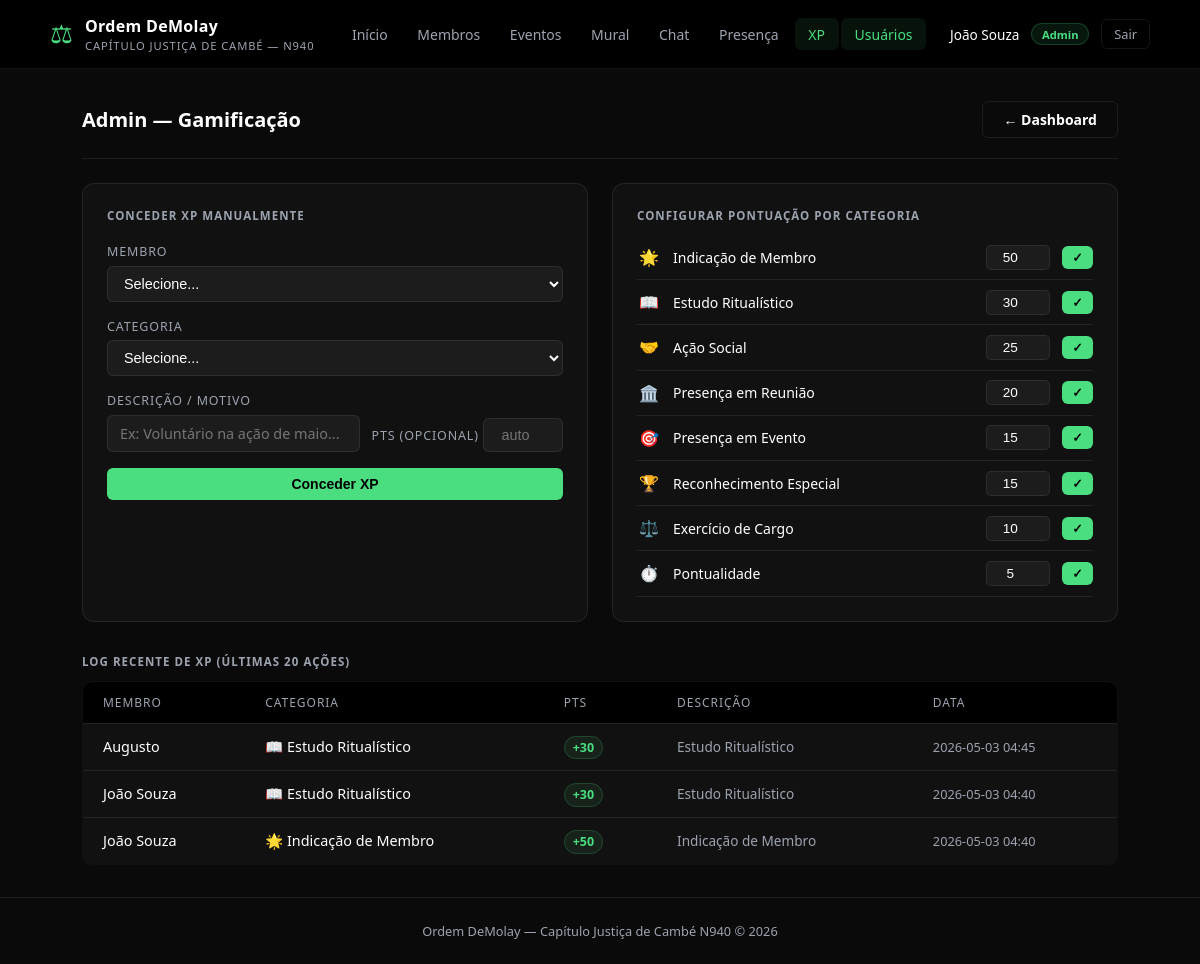
Page /gamificacao/admin (signed in) on the committed database.
### tables this page shows
CREATE TABLE usuarios (
            id INTEGER PRIMARY KEY AUTOINCREMENT,
            username TEXT NOT NULL UNIQUE,
            senha_hash TEXT NOT NULL,
            nome TEXT NOT NULL,
            role TEXT NOT NULL DEFAULT 'membro'
        );

CREATE TABLE xp_categorias (
            id INTEGER PRIMARY KEY AUTOINCREMENT,
            codigo TEXT NOT NULL UNIQUE,
            nome TEXT NOT NULL,
            descricao TEXT,
            pontos INTEGER NOT NULL DEFAULT 10,
            icone TEXT DEFAULT '⭐'
        );

CREATE TABLE xp_registros (
            id INTEGER PRIMARY KEY AUTOINCREMENT,
            usuario_id INTEGER NOT NULL REFERENCES usuarios(id) ON DELETE CASCADE,
            categoria_id INTEGER NOT NULL REFERENCES xp_categorias(id),
            pontos INTEGER NOT NULL,
            descricao TEXT,
            referencia_id INTEGER,
            concedido_por INTEGER REFERENCES usuarios(id),
            criado_em TEXT DEFAULT (datetime('now', 'localtime'))
        );

### app.py (the view)
@app.route("/gamificacao/admin")
@admin_required
def xp_admin():
    conn = get_db()
    categorias = conn.execute("SELECT * FROM xp_categorias ORDER BY pontos DESC").fetchall()
    usuarios   = conn.execute("SELECT id, nome FROM usuarios ORDER BY nome").fetchall()
    recentes   = conn.execute("""
        SELECT xr.pontos, xr.descricao, xr.criado_em,
               u.nome AS membro, xc.nome AS cat, xc.icone
        FROM xp_registros xr
        JOIN usuarios u       ON u.id  = xr.usuario_id
        JOIN xp_categorias xc ON xc.id = xr.categoria_id
        ORDER BY xr.criado_em DESC LIMIT 20
    """).fetchall()
    conn.close()
    return render_template("xp_admin.html",
                           categorias=categorias, usuarios=usuarios, recentes=recentes)

### app.py (called while the page is built)
def get_db():
    conn = sqlite3.connect(DB_PATH)
    conn.row_factory = sqlite3.Row
    return conn

def admin_required(f):
    @wraps(f)
    def decorated(*args, **kwargs):
        if "user_id" not in session:
            return redirect(url_for("entrar", next=request.path))
        if session.get("role") != "admin":
            flash("Acesso restrito a administradores.", "erro")
            return redirect(url_for("index"))
        return f(*args, **kwargs)
    return decorated

### templates/xp_admin.html (shortened to what this page needs)
{% extends "base.html" %}
{% block conteudo %}
<div class="pagina-topo">
  <h2>Admin — Gamificação</h2>
  <a href="{{ url_for('xp_dashboard') }}" class="btn secundario">← Dashboard</a>
</div>
<div class="grid-2" style="margin-bottom:2rem;">
  <div style="background:var(--superficie);border:1px solid var(--borda);border-radius:12px;padding:1.5rem;">
    <div class="secao-titulo" style="margin-bottom:1.25rem;">Conceder XP Manualmente</div>
    <form method="POST" action="{{ url_for('xp_admin_pontos') }}" style="display:flex;flex-direction:column;gap:1rem;">
      <label style="font-size:0.78rem;color:var(--texto-muted);text-transform:uppercase;letter-spacing:0.07em;">
        Membro
        <select name="usuario_id" required style="margin-top:0.35rem;width:100%;background:var(--superficie2);border:1px solid var(--borda);border-radius:6px;color:var(--texto);padding:0.5rem 0.75rem;font-size:0.9rem;outline:none;">
          <option value="">Selecione...</option>
        </select>
      </label>
      <label style="font-size:0.78rem;color:var(--texto-muted);text-transform:uppercase;letter-spacing:0.07em;">
        Categoria
        <select name="codigo" required style="margin-top:0.35rem;width:100%;background:var(--superficie2);border:1px solid var(--borda);border-radius:6px;color:var(--texto);padding:0.5rem 0.75rem;font-size:0.9rem;outline:none;">
          <option value="">Selecione...</option>
        </select>
      </label>
      <div style="display:grid;grid-template-columns:1fr auto;gap:0.75rem;align-items:end;">
        <label style="font-size:0.78rem;color:var(--texto-muted);text-transform:uppercase;letter-spacing:0.07em;">
          Descrição / Motivo
          <input type="text" name="descricao" placeholder="Ex: Voluntário na ação de maio..."
                 style="margin-top:0.35rem;width:100%;background:var(--superficie2);border:1px solid var(--borda);border-radius:6px;color:var(--texto);padding:0.5rem 0.75rem;font-size:0.9rem;outline:none;font-family:inherit;" />
        </label>
        <label style="font-size:0.78rem;color:var(--texto-muted);text-transform:uppercase;letter-spacing:0.07em;">
          Pts (opcional)
          <input type="number" name="pontos_custom" min="1" placeholder="auto"
                 style="margin-top:0.35rem;width:5rem;background:var(--superficie2);border:1px solid var(--borda);border-radius:6px;color:var(--texto);padding:0.5rem 0.75rem;font-size:0.9rem;outline:none;text-align:center;" />
        </label>
      </div>
      <button type="submit" class="btn">Conceder XP</button>
    </form>
  </div>
  <div style="background:var(--superficie);border:1px solid var(--borda);border-radius:12px;padding:1.5rem;">
    <div class="secao-titulo" style="margin-bottom:0.75rem;">Configurar Pontuação por Categoria</div>
    {% for c in categorias %}
    <form method="POST" action="{{ url_for('xp_admin_categoria', cat_id=c.id) }}"
          style="display:flex;align-items:center;gap:0.75rem;padding:0.6rem 0;border-bottom:1px solid var(--borda);">
      <span style="font-size:1rem;width:1.5rem;text-align:center;flex-shrink:0;">{{ c.icone }}</span>
      <span style="flex:1;font-size:0.875rem;color:var(--texto);">{{ c.nome }}</span>
      <input type="number" name="pontos" value="{{ c.pontos }}" min="0" class="xp-edit-input" />
      <button type="submit" class="btn" style="padding:0.25rem 0.65rem;font-size:0.78rem;">✓</button>
    </form>
    {% endfor %}
  </div>
</div>
<div class="secao-titulo" style="margin-bottom:0.75rem;">Log Recente de XP (últimas 20 ações)</div>
{% if recentes %}
<table>
  <thead>
    <tr><th>Membro</th><th>Categoria</th><th>Pts</th><th>Descrição</th><th>Data</th></tr>
  </thead>
  <tbody>
    {% for r in recentes %}
    <tr>
      <td style="font-weight:500;">{{ r.membro }}</td>
      <td><span style="font-size:0.9rem;">{{ r.icone }}</span> {{ r.cat }}</td>
      <td><span class="xp-pts-badge">+{{ r.pontos }}</span></td>
      <td style="color:var(--texto-muted);font-size:0.85rem;">{{ r.descricao or '—' }}</td>
      <td style="color:var(--texto-muted);font-size:0.8rem;white-space:nowrap;">{{ r.criado_em[:16] }}</td>
    </tr>
    {% endfor %}
  </tbody>
</table>
{% else %}
<p class="vazio">Nenhum XP concedido ainda.</p>
{% endif %}
{% endblock %}

### templates/base.html (shortened to what this page needs)
<!DOCTYPE html>
<html lang="pt-br">
<head>
  <link rel="stylesheet" href="{{ url_for('static', filename='style.css') }}"/>
</head>
<body>
  <header>
    <div class="header-inner">
      <div class="logo">
        <span class="logo-symbol">⚖</span>
        <div>
          <h1>Ordem DeMolay</h1>
          <p>Capítulo Justiça de Cambé &mdash; N940</p>
        </div>
      </div>
      <nav>
        <a href="{{ url_for('index') }}"   class="{{ 'ativo' if request.endpoint == 'index' }}">Início</a>
        <a href="{{ url_for('membros') }}" class="{{ 'ativo' if 'membro' in request.endpoint }}">Membros</a>
        <a href="{{ url_for('eventos') }}" class="{{ 'ativo' if 'evento' in request.endpoint }}">Eventos</a>
        <a href="{{ url_for('mural') }}"   class="{{ 'ativo' if 'mural' in request.endpoint or 'post' in request.endpoint }}">Mural</a>
        <a href="{{ url_for('chat') }}"     class="{{ 'ativo' if 'chat' in request.endpoint }}">Chat</a>
        <a href="{{ url_for('presenca_dashboard') }}" class="{{ 'ativo' if 'presenca' in request.endpoint }}">Presença</a>
        <a href="{{ url_for('xp_dashboard') }}" class="{{ 'ativo' if request.endpoint.startswith('xp_') }}">XP</a>
        {% if session.get('role') == 'admin' %}
          <a href="{{ url_for('admin_usuarios') }}" class="{{ 'ativo' if 'admin' in request.endpoint }}">Usuários</a>
        {% endif %}
      </nav>
      <div class="usuario">
        {% if session.get('user_id') %}
          <span class="usuario-nome">{{ session.nome }}</span>
          {% if session.get('role') == 'admin' %}
            <span class="badge" style="font-size:0.7rem;">Admin</span>
          {% endif %}
          <a href="{{ url_for('sair') }}" class="btn-sair">Sair</a>
        {% else %}
          <a href="{{ url_for('entrar') }}" class="btn btn-entrar">Entrar</a>
        {% endif %}
      </div>
    </div>
  </header>
  <main>
    {% block conteudo %}{% endblock %}
  </main>
  <footer>
    <p>Ordem DeMolay &mdash; Capítulo Justiça de Cambé N940 &copy; 2026</p>
  </footer>
</body>
</html>

### static/style.css (style rules this page uses)
*, *::before, *::after { box-sizing: border-box; margin: 0; padding: 0; }
:root { --verde: #4ade80; --verde-escuro: #22c55e; --bg: #0a0a0a; --superficie: #111111; --superficie2: #1c1c1c; --borda: rgba(255,255,255,0.08); --texto: #ffffff; --texto-muted: #9ca3af; --sucesso: #4ade80; --vermelho: #f87171; --dourado: #4ade80; --dourado-escuro: #22c55e; }
body { font-family: 'Segoe UI', system-ui, sans-serif; background: var(--bg); color: var(--texto); min-height: 100vh; display: flex; flex-direction: column; }
header { background: #000; border-bottom: 1px solid var(--borda); padding: 0 2rem; }
.header-inner { max-width: 1100px; margin: 0 auto; display: flex; align-items: center; justify-content: space-between; height: 68px; }
.logo { display: flex; align-items: center; gap: 0.75rem; }
.logo-symbol { font-size: 1.6rem; color: var(--verde); line-height: 1; }
.logo h1 { font-size: 1rem; color: var(--texto); font-weight: 600; letter-spacing: 0.02em; }
.logo p { font-size: 0.7rem; color: var(--texto-muted); letter-spacing: 0.08em; text-transform: uppercase; margin-top: 1px; }
nav { display: flex; gap: 0.15rem; }
nav a { color: var(--texto-muted); text-decoration: none; padding: 0.4rem 0.85rem; border-radius: 6px; font-size: 0.875rem; transition: color 0.15s, background 0.15s; }
nav a.ativo { color: var(--verde); background: rgba(74,222,128,0.08); }
main { flex: 1; max-width: 1100px; margin: 2rem auto; padding: 0 2rem; width: 100%; }
.btn { display: inline-block; background: var(--verde); color: #000; padding: 0.5rem 1.25rem; border-radius: 6px; text-decoration: none; font-weight: 600; font-size: 0.875rem; border: none; cursor: pointer; transition: background 0.15s; }
.btn.secundario { background: transparent; color: var(--texto); border: 1px solid var(--borda); }
.pagina-topo { display: flex; align-items: center; justify-content: space-between; margin-bottom: 1.5rem; padding-bottom: 1.25rem; border-bottom: 1px solid var(--borda); }
.pagina-topo h2 { font-size: 1.25rem; font-weight: 600; color: var(--texto); }
table { width: 100%; border-collapse: collapse; background: var(--superficie); border: 1px solid var(--borda); border-radius: 10px; overflow: hidden; }
th { background: #000; color: var(--texto-muted); padding: 0.75rem 1.25rem; text-align: left; font-size: 0.75rem; text-transform: uppercase; letter-spacing: 0.08em; font-weight: 500; }
td { padding: 0.85rem 1.25rem; border-top: 1px solid var(--borda); font-size: 0.9rem; color: var(--texto); }
.badge { background: rgba(74,222,128,0.1); color: var(--verde); padding: 0.15rem 0.6rem; border-radius: 999px; font-size: 0.75rem; font-weight: 600; border: 1px solid rgba(74,222,128,0.2); }
footer { text-align: center; padding: 1.5rem; color: var(--texto-muted); font-size: 0.8rem; border-top: 1px solid var(--borda); margin-top: auto; }
.usuario { display: flex; align-items: center; gap: 0.75rem; }
.usuario-nome { font-size: 0.85rem; color: var(--texto); font-weight: 500; }
.btn-sair { font-size: 0.8rem; color: var(--texto-muted); text-decoration: none; padding: 0.3rem 0.75rem; border: 1px solid var(--borda); border-radius: 6px; transition: color 0.15s, border-color 0.15s; }
.secao-titulo { font-size: 0.72rem; text-transform: uppercase; letter-spacing: 0.09em; color: var(--texto-muted); font-weight: 600; margin-bottom: 0.75rem; }
.grid-2 { display: grid; grid-template-columns: 1fr 1fr; gap: 1.5rem; margin-bottom: 2rem; }
.xp-pts-badge { font-size: 0.78rem; font-weight: 700; color: var(--verde); background: rgba(74,222,128,0.08); border: 1px solid rgba(74,222,128,0.2); padding: 0.15rem 0.5rem; border-radius: 999px; flex-shrink: 0; }
.xp-edit-input { background: var(--superficie2); border: 1px solid var(--borda); border-radius: 5px; color: var(--texto); padding: 0.25rem 0.5rem; font-size: 0.85rem; width: 4rem; text-align: center; outline: none; }

### rows in the picture
usuarios: nome "João Souza"
xp_categorias: icone "🌟", nome "Indicação de Membro", pontos "50"
xp_categorias: icone "📖", nome "Estudo Ritualístico", pontos "30"
xp_categorias: icone "🤝", nome "Ação Social", pontos "25"
xp_categorias: icone "🏛️", nome "Presença em Reunião", pontos "20"
xp_categorias: icone "🎯", nome "Presença em Evento", pontos "15"
xp_categorias: icone "🏆", nome "Reconhecimento Especial", pontos "15"
xp_categorias: icone "⚖️", nome "Exercício de Cargo", pontos "10"
xp_categorias: icone "⏱️", nome "Pontualidade", pontos "5"
xp_registros: membro "Augusto", icone "📖", cat "Estudo Ritualístico", pontos "30", descricao "Estudo Ritualístico", criado_em "2026-05-03 04:45"
xp_registros: membro "João Souza", icone "📖", cat "Estudo Ritualístico", pontos "30", descricao "Estudo Ritualístico", criado_em "2026-05-03 04:40"
xp_registros: membro "João Souza", icone "🌟", cat "Indicação de Membro", pontos "50", descricao "Indicação de Membro", criado_em "2026-05-03 04:40"
